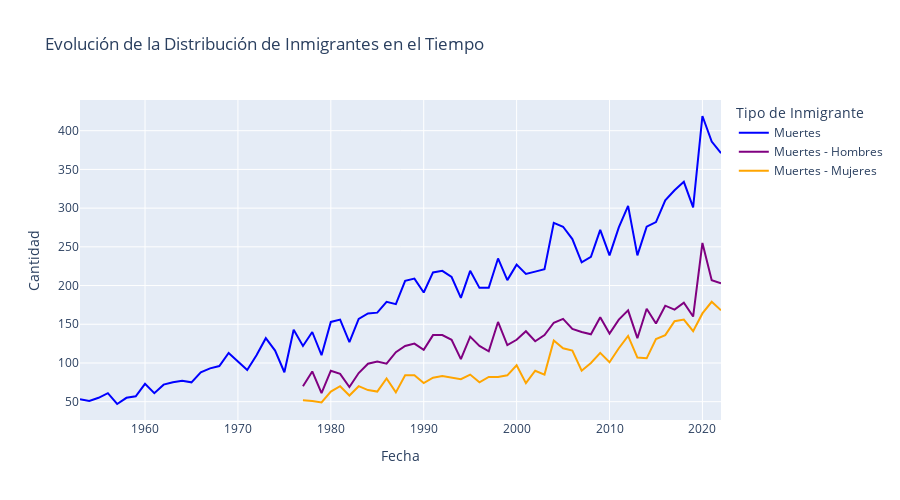

Write notebook code for a chart like this one.
### Code cell
import plotly.express as px

# Supongamos que tu DataFrame se llama df

# Crear el gráfico de líneas
fig_line = px.line(dataframe, x='Fecha', y=['Muertes', 'Muertes - Hombres', 'Muertes - Mujeres'],
                   color_discrete_sequence=['blue', 'purple', 'orange'],
                   title='Evolución de la Distribución de Inmigrantes en el Tiempo',
                   labels={'value': 'Cantidad', 'variable': 'Tipo de Inmigrante'},
                   height=500)

# Mostrar el gráfico
fig_line.show()

### Figure 1 — Plotly figure (JSON) as saved in the notebook; plotly's stock layout.template omitted (floating-point values rounded to 4 significant figures)
{"data": [{"hovertemplate": "Tipo de Inmigrante=Muertes<br>Fecha=%{x}<br>Cantidad=%{y}<extra></extra>", "legendgroup": "Muertes", "line": {"color": "blue", "dash": "solid"}, "marker": {"symbol": "circle"}, "mode": "lines", "name": "Muertes", "orientation": "v", "showlegend": true, "type": "scatter", "x": [2022, 2021, 2020, 2019, 2018, 2017, 2016, 2015, 2014, 2013, 2012, 2011, 2010, 2009, 2008, 2007, 2006, 2005, 2004, 2003, 2002, 2001, 2000, 1999, 1998, 1997, 1996, 1995, 1994, 1993, 1992, 1991, 1990, 1989, 1988, 1987, 1986, 1985, 1984, 1983, 1982, 1981, 1980, 1979, 1978, 1977, 1976, 1975, 1974, 1973, 1972, 1971, 1970, 1969, 1968, 1967, 1966, 1965, 1964, 1963, 1962, 1961, 1960, 1959, 1958, 1957, 1956, 1955, 1954, 1953], "xaxis": "x", "y": [371, 386, 419, 301, 334, 323, 310, 282, 276, 239, 303, 275, 239, 272, 237, 230, 260, 276, 281, 221, 218, 215, 227, 207, 235, 197, 197, 219, 184, 211, 219, 217, 191, 209, 206, 176, 179, 165, 164, 157, 127, 156, 153, 110, 140, 122, 143, 88, 116, 132, 110, 91, 102, 113, 96, 93, 88, 75, 77, 75, 72, 61, 73, 57, 55, 47, 61, 55, 51, 53], "yaxis": "y"}, {"hovertemplate": "Tipo de Inmigrante=Muertes - Hombres<br>Fecha=%{x}<br>Cantidad=%{y}<extra></extra>", "legendgroup": "Muertes - Hombres", "line": {"color": "purple", "dash": "solid"}, "marker": {"symbol": "circle"}, "mode": "lines", "name": "Muertes - Hombres", "orientation": "v", "showlegend": true, "type": "scatter", "x": [2022, 2021, 2020, 2019, 2018, 2017, 2016, 2015, 2014, 2013, 2012, 2011, 2010, 2009, 2008, 2007, 2006, 2005, 2004, 2003, 2002, 2001, 2000, 1999, 1998, 1997, 1996, 1995, 1994, 1993, 1992, 1991, 1990, 1989, 1988, 1987, 1986, 1985, 1984, 1983, 1982, 1981, 1980, 1979, 1978, 1977, 1976, 1975, 1974, 1973, 1972, 1971, 1970, 1969, 1968, 1967, 1966, 1965, 1964, 1963, 1962, 1961, 1960, 1959, 1958, 1957, 1956, 1955, 1954, 1953], "xaxis": "x", "y": [203, 207, 255, 160, 178, 169, 174, 151, 170, 132, 168, 156, 138, 159, 137, 140, 144, 157, 152, 136, 128, 141, 130, 123, 153, 115, 122, 134, 105, 130, 136, 136, 117, 125, 122, 114, 99, 102, 99, 87, 69, 86, 90, 61, 89, 70, null, null, null, null, null, null, null, null, null, null, null, null, null, null, null, null, null, null, null, null, null, null, null, null], "yaxis": "y"}, {"hovertemplate": "Tipo de Inmigrante=Muertes - Mujeres<br>Fecha=%{x}<br>Cantidad=%{y}<extra></extra>", "legendgroup": "Muertes - Mujeres", "line": {"color": "orange", "dash": "solid"}, "marker": {"symbol": "circle"}, "mode": "lines", "name": "Muertes - Mujeres", "orientation": "v", "showlegend": true, "type": "scatter", "x": [2022, 2021, 2020, 2019, 2018, 2017, 2016, 2015, 2014, 2013, 2012, 2011, 2010, 2009, 2008, 2007, 2006, 2005, 2004, 2003, 2002, 2001, 2000, 1999, 1998, 1997, 1996, 1995, 1994, 1993, 1992, 1991, 1990, 1989, 1988, 1987, 1986, 1985, 1984, 1983, 1982, 1981, 1980, 1979, 1978, 1977, 1976, 1975, 1974, 1973, 1972, 1971, 1970, 1969, 1968, 1967, 1966, 1965, 1964, 1963, 1962, 1961, 1960, 1959, 1958, 1957, 1956, 1955, 1954, 1953], "xaxis": "x", "y": [168, 179, 164, 141, 156, 154, 136, 131, 106, 107, 135, 119, 101, 113, 100, 90, 116, 119, 129, 85, 90, 74, 97, 84, 82, 82, 75, 85, 79, 81, 83, 81, 74, 84, 84, 62, 80, 63, 65, 70, 58, 70, 63, 49, 51, 52, null, null, null, null, null, null, null, null, null, null, null, null, null, null, null, null, null, null, null, null, null, null, null, null], "yaxis": "y"}], "layout": {"height": 500, "legend": {"title": {"text": "Tipo de Inmigrante"}, "tracegroupgap": 0}, "title": {"text": "Evolución de la Distribución de Inmigrantes en el Tiempo"}, "xaxis": {"anchor": "y", "domain": [0, 1], "title": {"text": "Fecha"}}, "yaxis": {"anchor": "x", "domain": [0, 1], "title": {"text": "Cantidad"}}}}
